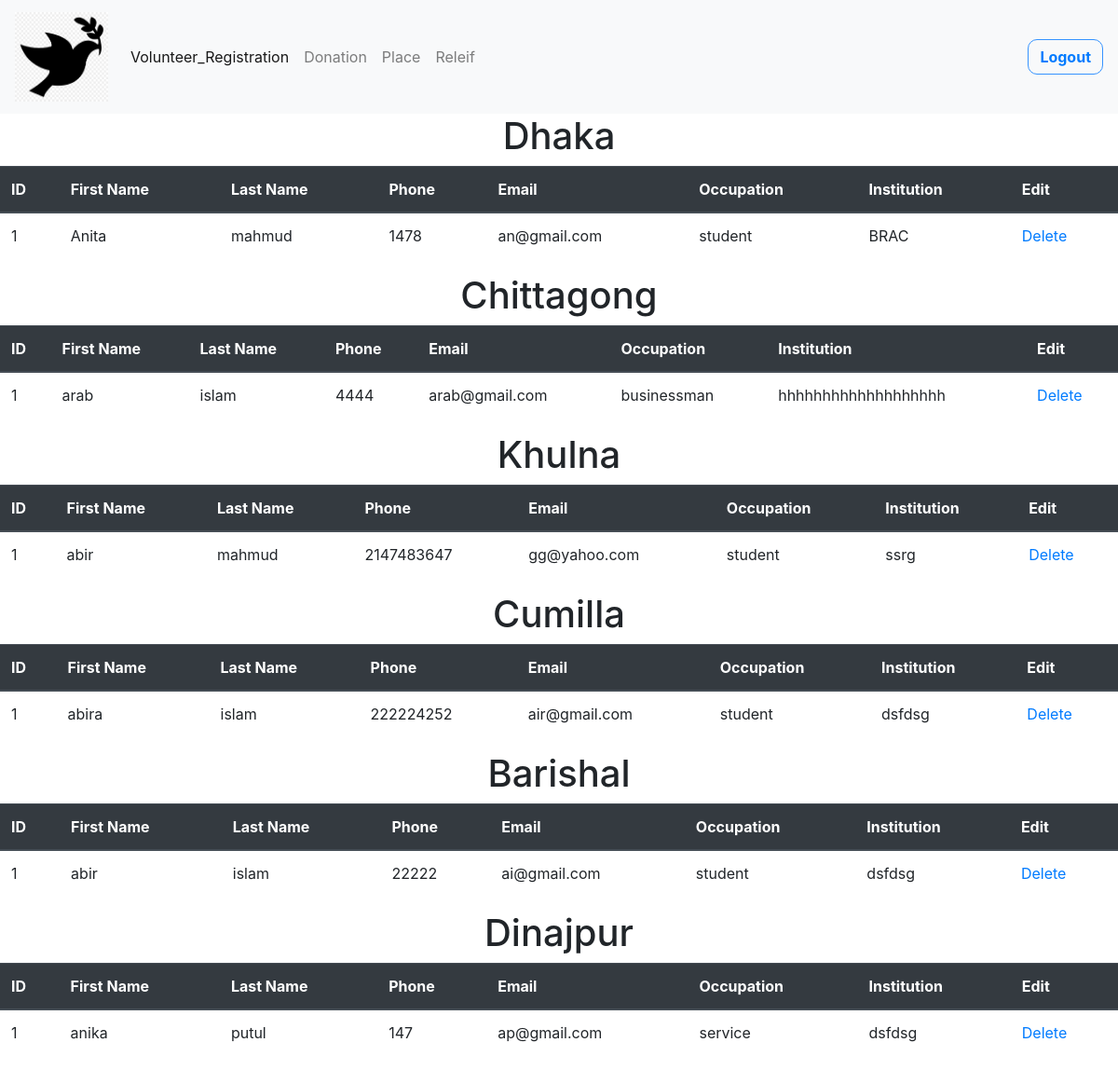
The app's page /vr.php with its own data.
### tables this page shows
CREATE TABLE `dhaka` (
  `id` int(255) NOT NULL,
  `fname` varchar(255) NOT NULL,
  `lname` varchar(255) NOT NULL,
  `phn` varchar(11) NOT NULL,
  `email` varchar(255) NOT NULL,
  `occupation` varchar(255) NOT NULL,
  `institution` varchar(255) NOT NULL
);

CREATE TABLE `ctg` (
  `id` int(255) NOT NULL,
  `fname` varchar(255) NOT NULL,
  `lname` varchar(255) NOT NULL,
  `phn` int(11) NOT NULL,
  `email` varchar(255) NOT NULL,
  `occupation` varchar(255) NOT NULL,
  `institution` varchar(255) NOT NULL
);

CREATE TABLE `khulna` (
  `id` int(255) NOT NULL,
  `fname` varchar(255) NOT NULL,
  `lname` varchar(255) NOT NULL,
  `phn` int(11) NOT NULL,
  `email` varchar(255) NOT NULL,
  `occupation` varchar(255) NOT NULL,
  `institution` varchar(255) NOT NULL
);

CREATE TABLE `cumilla` (
  `id` int(255) NOT NULL,
  `fname` varchar(255) NOT NULL,
  `lname` varchar(255) NOT NULL,
  `phn` int(11) NOT NULL,
  `email` varchar(255) NOT NULL,
  `occupation` varchar(255) NOT NULL,
  `institution` varchar(255) NOT NULL
);

CREATE TABLE `barishal` (
  `id` int(255) NOT NULL,
  `fname` varchar(255) NOT NULL,
  `lname` varchar(255) NOT NULL,
  `phn` int(11) NOT NULL,
  `email` varchar(255) NOT NULL,
  `occupation` varchar(255) NOT NULL,
  `institution` varchar(255) NOT NULL
);

CREATE TABLE `dinajpur` (
  `id` int(255) NOT NULL,
  `fname` varchar(255) NOT NULL,
  `lname` varchar(255) NOT NULL,
  `phn` int(11) NOT NULL,
  `email` varchar(255) NOT NULL,
  `occupation` varchar(255) NOT NULL,
  `institution` varchar(255) NOT NULL
);

### vr.php (the view, shortened to what this page needs)
<?php
require_once("includes/header.php");
$con = mysqli_connect('sql101.epizy.com','epiz_26809877','bFmtgbcLVR','epiz_26809877_milestone3');
?>
<nav class="navbar navbar-expand-lg navbar-light bg-light">
  <a class="navbar-brand" href="#">
<img src="img/bird.png"style="width:100px;height:96px;">
</a>
  <div class="collapse navbar-collapse" id="navbarSupportedContent">
    <ul class="navbar-nav mr-auto">
      <li class="nav-item active">
        <a class="nav-link" href="vr.php">Volunteer_Registration <span class="sr-only">(current)</span></a>
      </li>
        <li class="nav-item">
        <a class="nav-link" href="donation.php">Donation</a>
      </li>
      <li class="nav-item">
        <a href="pl.php" class="nav-link">Place</a></li>
      <li class="nav-item">
        <a class="nav-link" href="rel.php">Releif</a>
      </li>
    </ul>
    <form class="form-inline my-2 my-lg-0">
      <button class="btn btn-outline-success my-4 my-sm-2" type="submit"><a href="index.php">Logout</a></button>
    </form>
  </div>
</nav>
<h1><center>Dhaka</center></h1>
<?php
$query="SELECT * FROM dhaka";
$connect=mysqli_query($con,$query);
$count=mysqli_num_rows($connect);
if($count>0){
?>
<table class="table">
  <thead class="thead-dark">
    <tr>
      <th scope="col">ID</th>
      <th scope="col">First Name</th>
      <th scope="col">Last Name</th>
       <th scope="col">Phone</th>
      <th scope="col">Email</th>
       <th scope="col">Occupation</th>
       <th scope="col">Institution</th>
       <th scope="col">Edit</th>
    </tr>
  </thead>
<?php
  while ($row=mysqli_fetch_assoc($connect)) {
    $id=$row['id'];
    $fname=$row['fname'];
    $lname=$row['lname'];
    $phn=$row['phn'];
    $email=$row['email'];
    $occupation=$row['occupation'];
    $institution=$row['institution'];
?>
<tbody>
    <tr>
      <td><?php echo $id?></th>
      <td><?php echo $fname?></td>
      <td><?php echo $lname?></td>
      <td><?php echo $phn?></td>
      <td><?php echo $email?></td>
      <td><?php echo $occupation?></td>
      <td><?php echo $institution?></td>
      <td><a href="dlt.php?id=<?php echo $id?>">Delete</a></td>
    </tr>
  </tbody>
<?php
  }
  ?>
</table>
  <?php
}
?>
<h1><center>Chittagong</center></h1>
<?php
$query="SELECT * FROM ctg";
$connect=mysqli_query($con,$query);
$count=mysqli_num_rows($connect);
if($count>0){
?>
<table class="table">
  <thead class="thead-dark">
    <tr>
      <th scope="col">ID</th>
      <th scope="col">First Name</th>
      <th scope="col">Last Name</th>
       <th scope="col">Phone</th>
      <th scope="col">Email</th>
       <th scope="col">Occupation</th>
       <th scope="col">Institution</th>
       <th scope="col">Edit</th>
    </tr>
  </thead>
<?php
  while ($row=mysqli_fetch_assoc($connect)) {
    $id=$row['id'];
    $fname=$row['fname'];
    $lname=$row['lname'];
    $phn=$row['phn'];
    $email=$row['email'];
    $occupation=$row['occupation'];
    $institution=$row['institution'];
?>
<tbody>
    <tr>
      <td><?php echo $id?></th>
      <td><?php echo $fname?></td>
      <td><?php echo $lname?></td>
      <td><?php echo $phn?></td>
      <td><?php echo $email?></td>
      <td><?php echo $occupation?></td>
      <td><?php echo $institution?></td>
      <td><a href="dlt1.php?id=<?php echo $id?>">Delete</a></td>
    </tr>
  </tbody>
<?php
  }
  ?>
</table>
  <?php
}
?>
<h1><center>Khulna</center></h1>
<?php
$query="SELECT * FROM khulna";
$connect=mysqli_query($con,$query);
$count=mysqli_num_rows($connect);
if($count>0){
?>
<table class="table">
  <thead class="thead-dark">
    <tr>
      <th scope="col">ID</th>
      <th scope="col">First Name</th>
      <th scope="col">Last Name</th>
       <th scope="col">Phone</th>
      <th scope="col">Email</th>
       <th scope="col">Occupation</th>
       <th scope="col">Institution</th>
       <th scope="col">Edit</th>
    </tr>
  </thead>
<?php
  while ($row=mysqli_fetch_assoc($connect)) {
    $id=$row['id'];
    $fname=$row['fname'];
    $lname=$row['lname'];
    $phn=$row['phn'];
    $email=$row['email'];
    $occupation=$row['occupation'];
    $institution=$row['institution'];
?>
<tbody>
    <tr>
      <td><?php echo $id?></th>
      <td><?php echo $fname?></td>
      <td><?php echo $lname?></td>
      <td><?php echo $phn?></td>
      <td><?php echo $email?></td>
      <td><?php echo $occupation?></td>
      <td><?php echo $institution?></td>
      <td><a href="dlt2.php?id=<?php echo $id?>">Delete</a></td>
    </tr>
  </tbody>
<?php
  }
  ?>
</table>
  <?php
}
?>
<h1><center>Cumilla</center></h1>
<?php
$query="SELECT * FROM cumilla";
$connect=mysqli_query($con,$query);
$count=mysqli_num_rows($connect);
if($count>0){
?>
<table class="table">
  <thead class="thead-dark">
    <tr>
      <th scope="col">ID</th>
      <th scope="col">First Name</th>
      <th scope="col">Last Name</th>
       <th scope="col">Phone</th>
      <th scope="col">Email</th>
       <th scope="col">Occupation</th>
       <th scope="col">Institution</th>
       <th scope="col">Edit</th>
    </tr>
  </thead>
<?php
  while ($row=mysqli_fetch_assoc($connect)) {
    $id=$row['id'];
    $fname=$row['fname'];
    $lname=$row['lname'];
    $phn=$row['phn'];
    $email=$row['email'];
    $occupation=$row['occupation'];
    $institution=$row['institution'];
?>
<tbody>
    <tr>
      <td><?php echo $id?></th>
      <td><?php echo $fname?></td>
      <td><?php echo $lname?></td>
      <td><?php echo $phn?></td>
      <td><?php echo $email?></td>
      <td><?php echo $occupation?></td>
      <td><?php echo $institution?></td>
      <td><a href="dlt3.php?id=<?php echo $id?>">Delete</a></td>
    </tr>
  </tbody>
<?php
  }
  ?>
</table>
  <?php
}
?>
<h1><center>Barishal</center></h1>
<?php
$query="SELECT * FROM barishal";
$connect=mysqli_query($con,$query);
$count=mysqli_num_rows($connect);
if($count>0){
?>
<table class="table">
  <thead class="thead-dark">
    <tr>
      <th scope="col">ID</th>
      <th scope="col">First Name</th>
      <th scope="col">Last Name</th>
       <th scope="col">Phone</th>
      <th scope="col">Email</th>
       <th scope="col">Occupation</th>
       <th scope="col">Institution</th>
       <th scope="col">Edit</th>
    </tr>
  </thead>
<?php
  while ($row=mysqli_fetch_assoc($connect)) {
    $id=$row['id'];
    $fname=$row['fname'];
    $lname=$row['lname'];
    $phn=$row['phn'];
    $email=$row['email'];
    $occupation=$row['occupation'];
    $institution=$row['institution'];
?>
<tbody>
    <tr>
      <td><?php echo $id?></th>
      <td><?php echo $fname?></td>
      <td><?php echo $lname?></td>
      <td><?php echo $phn?></td>
      <td><?php echo $email?></td>
      <td><?php echo $occupation?></td>
      <td><?php echo $institution?></td>
      <td><a href="dlt4.php?id=<?php echo $id?>">Delete</a></td>
    </tr>
  </tbody>
<?php
  }
  ?>
</table>
  <?php
}
?>
<h1><center>Dinajpur</center></h1>
<?php
$query="SELECT * FROM dinajpur";
$connect=mysqli_query($con,$query);
$count=mysqli_num_rows($connect);
if($count>0){
?>
<table class="table">
  <thead class="thead-dark">
    <tr>
      <th scope="col">ID</th>
      <th scope="col">First Name</th>
      <th scope="col">Last Name</th>
       <th scope="col">Phone</th>
      <th scope="col">Email</th>
       <th scope="col">Occupation</th>
       <th scope="col">Institution</th>
       <th scope="col">Edit</th>
    </tr>
  </thead>
<?php
  while ($row=mysqli_fetch_assoc($connect)) {
    $id=$row['id'];
    $fname=$row['fname'];
    $lname=$row['lname'];
    $phn=$row['phn'];
    $email=$row['email'];
    $occupation=$row['occupation'];
    $institution=$row['institution'];
?>
<tbody>
    <tr>
      <td><?php echo $id?></th>
      <td><?php echo $fname?></td>
      <td><?php echo $lname?></td>
      <td><?php echo $phn?></td>
      <td><?php echo $email?></td>
      <td><?php echo $occupation?></td>
      <td><?php echo $institution?></td>
      <td><a href="dlt5.php?id=<?php echo $id?>">Delete</a></td>
    </tr>
  </tbody>
<?php
  }
  ?>
</table>
  <?php
}
?>

### css/style.css (style rules this page uses)
.btn { color: #3693ff; text-decoration: none; display: inline-block; border: 0.2px solid #3693ff; border-radius: 10px; font-weight: bold; }

### records on screen
dhaka: id "1", fname "Anita", lname "mahmud", phn "1478", email "an@gmail.com", occupation "student", institution "BRAC"
ctg: id "1", fname "arab", lname "islam", phn "4444", email "arab@gmail.com", occupation "businessman", institution "hhhhhhhhhhhhhhhhhhh"
khulna: id "1", fname "abir", lname "mahmud", phn "2147483647", email "gg@yahoo.com", occupation "student", institution "ssrg"
cumilla: id "1", fname "abira", lname "islam", phn "222224252", email "air@gmail.com", occupation "student", institution "dsfdsg"
barishal: id "1", fname "abir", lname "islam", phn "22222", email "ai@gmail.com", occupation "student", institution "dsfdsg"
dinajpur: id "1", fname "anika", lname "putul", phn "147", email "ap@gmail.com", occupation "service", institution "dsfdsg"
